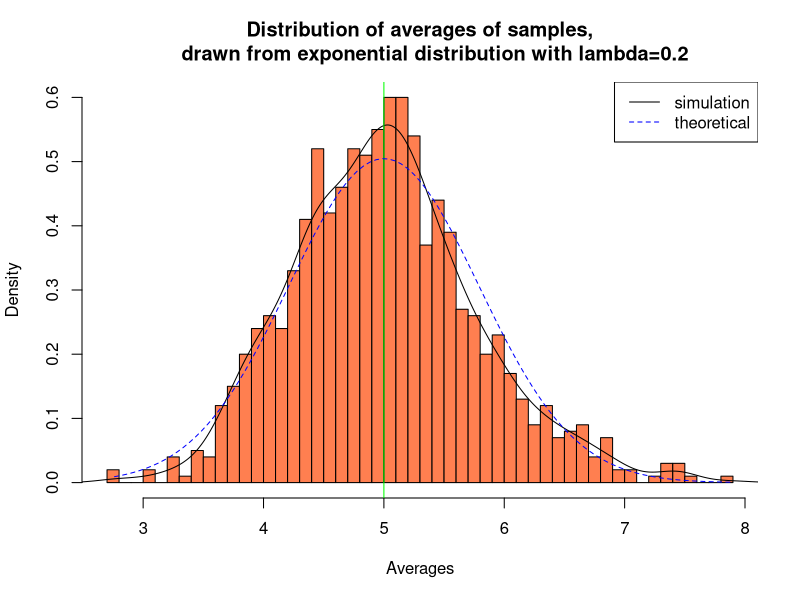
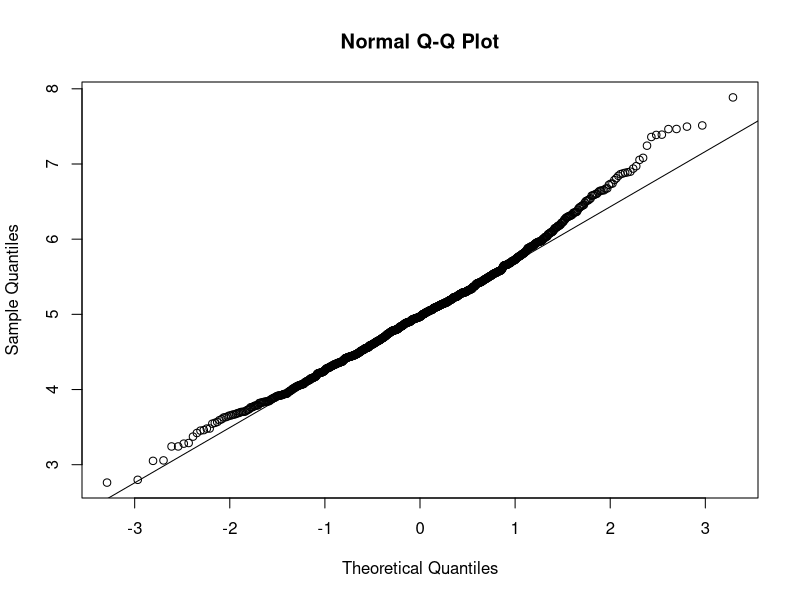
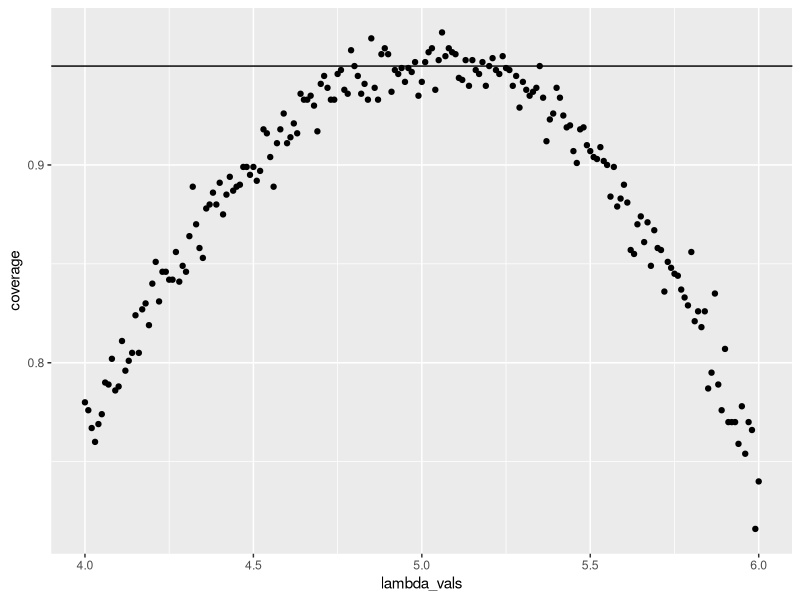

Recreate these plots in R, in order.
## ---- chunk 1
set.seed(8)
lambda <- 0.2
num_sim <- 1000
sample_size <- 40
sim <- matrix(rexp(num_sim*sample_size, rate=lambda), num_sim, sample_size)
row_means <- rowMeans(sim)
## ---- chunk 2
# plot averages
hist(row_means, breaks=50, prob=TRUE,
     main="Distribution of averages of samples,
     drawn from exponential distribution with lambda=0.2",
     xlab="Averages", col="coral")
# density of the averages of samples
lines(density(row_means))
# theoretical center of distribution
abline(v=1/lambda, col="green")
# theoretical density of the averages of samples
xfit <- seq(min(row_means), max(row_means), length=100)
yfit <- dnorm(xfit, mean=1/lambda, sd=(1/lambda/sqrt(sample_size)))
lines(xfit, yfit, pch=22, col="blue", lty=2)
# add legend
legend('topright', c("simulation", "theoretical"), lty=c(1,2), col=c("black", "blue"))
mean(row_means)
var(row_means)
## ---- chunk 3
qqnorm(row_means); qqline(row_means)
## ---- chunk 4
lambda_vals <- seq(4, 6, by=0.01)
coverage <- sapply(lambda_vals, function(lamb) {
    mu_hats <- rowMeans(matrix(rexp(sample_size*num_sim, rate=0.2),
                               num_sim, sample_size))
    ll <- mu_hats - qnorm(0.975) * sqrt(1/lambda**2/sample_size)
    ul <- mu_hats + qnorm(0.975) * sqrt(1/lambda**2/sample_size)
    mean(ll < lamb & ul > lamb)
})

library(ggplot2)
qplot(lambda_vals, coverage) + geom_hline(yintercept=0.95)
